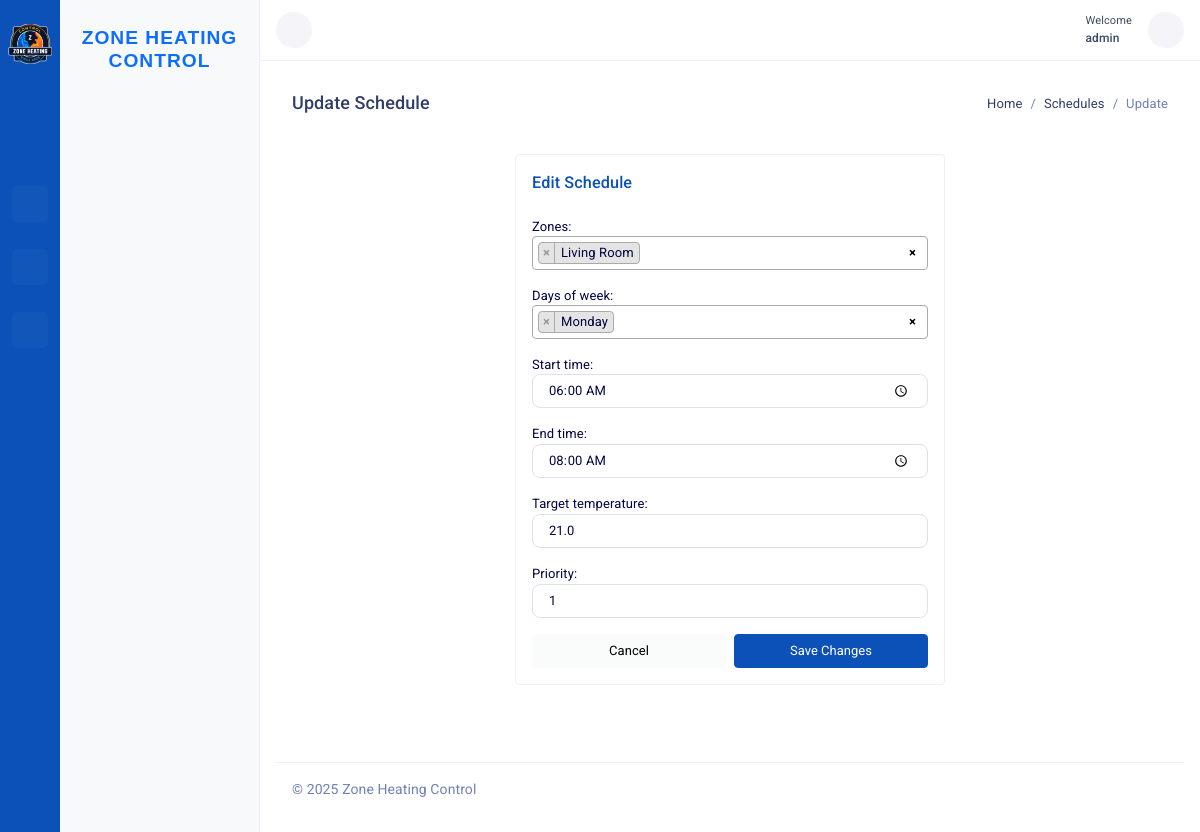
Screenshot of /schedules/edit/1/ (signed in) with the database file from the repository.
### controller/models.py (models this page shows, shortened)
class Schedule(models.Model):
    zone = models.ForeignKey(Zone, on_delete=models.CASCADE)
    day_of_week = models.IntegerField(
        choices=[
            (0, "Monday"),
            (1, "Tuesday"),
            (2, "Wednesday"),
            (3, "Thursday"),
            (4, "Friday"),
            (5, "Saturday"),
            (6, "Sunday"),
        ]
    )
    start_time = models.TimeField()
    end_time = models.TimeField()
    target_temperature = models.FloatField()
    priority = models.PositiveIntegerField(default=0)
    class Meta:
        ordering = ["priority", "start_time"]
        unique_together = (
            "zone",
            "day_of_week",
            "start_time",
            "end_time",
        )

### controller/views.py (the view)
# urls.py: path('schedules/edit/<int:pk>/', ScheduleUpdateView.as_view(), name='schedule_update'),
class ScheduleUpdateView(UpdateView):
    model = Schedule
    form_class = ScheduleForm
    template_name = "controller/partials/_schedule_form.html"
    success_url = reverse_lazy('controller:schedule_list')
    def get_context_data(self, **kwargs):
        context = super().get_context_data(**kwargs)
        overrides = get_active_overrides()
        context.update({
            "overrides": {o.zone.id: o for o in overrides},
            "page_title": "Update Schedule",
            "breadcrumbs": [
                {"name": "Home", "url": "/", "active": False},
                {"name": "Schedules", "url": reverse_lazy(
                    'controller:schedule_list'), "active": False},
                {"name": "Update", "url": None, "active": True},
            ]
        })
        return context
    def get_form_kwargs(self):
        kwargs = super().get_form_kwargs()
        zone_id = self.request.GET.get('zone')
        if zone_id:
            kwargs['initial_zone'] = int(zone_id)
        return kwargs

### controller/models.py (called while the page is built)
    def __str__(self):
        return self.name

### controller/templatetags/form_tags.py (called while the page is built)
@register.filter(name='add_class')
def add_class(field, css):
    return field.as_widget(attrs={"class": css})

### controller/views.py (called while the page is built)
def get_active_overrides():
    now = timezone.now()
    return list(
        ManualOverride.objects.filter(active_from__lte=now).filter(
            Q(active_until__gte=now) | Q(active_until__isnull=True)
        )
    )

### core/context_processors.py (called while the page is built, shortened)
def sidebar_tabs(request):
    if not request.user.is_authenticated:
        return {"SIDEBAR_TABS": []}
    tabs = []
    resolver_match = getattr(request, "resolver_match", None)
    current_url_name = resolver_match.url_name if resolver_match else None
    for tab in SIDEBAR_TABS:
        tab_copy = tab.copy()
        tab_copy["is_active"] = False
        links_copy = []
        for link in tab_copy.get("links", []):
            link_copy = link.copy()
            link_copy["is_active"] = False
            if link.get("url_name") == current_url_name:
                link_copy["is_active"] = True
                tab_copy["is_active"] = True
            children_copy = []
            links_copy.append(link_copy)
        tab_copy["links"] = links_copy
        tabs.append(tab_copy)
    return {"SIDEBAR_TABS": tabs}

### controller/templates/controller/partials/_schedule_form.html (shortened to what this page needs)
{% extends 'controller/base_controller.html' %}
{% load static %}
{% load form_tags %}
{% block content_dashboard %}
<div class="container-fluid py-4">
    <div class="row justify-content-center">
        <div class="col-12 col-md-8 col-lg-6">
            <div class="card">
                <div class="card-header bg-transparent border-0">
                    <h5 class="fw-semibold mb-0 text-primary">
                        {% if object %}Edit Schedule{% else %}Add Schedule{% endif %}
                    </h5>
                </div>
                <div class="card-body">
                    <form method="post">
                        <div class="mb-3">
                            {{ form.zones.label_tag }}
                        </div>
                        <div class="mb-3">
                            {{ form.days_of_week.label_tag }}
                        </div>
                        {% for field in form %}
                        {% if field.name != 'zones' and field.name != 'days_of_week' %}
                        <div class="mb-3">
                            {{ field.label_tag }}
                            {% if field.field.widget.input_type == 'time' %}
                            <div class="position-relative">
                                {{ field|add_class:"form-control" }}
                            </div>
                            {% else %}
                            {{ field|add_class:"form-control" }}
                            {% endif %}
                        </div>
                        {% endif %}
                        {% endfor %}
                        <div class="d-flex justify-content-end gap-2 mt-3">
                            <a href="{% url 'controller:schedule_list' %}" class="btn btn-light">Cancel</a>
                            <button type="submit" class="btn btn-primary">
                                {% if object %}Save Changes{% else %}Add Schedule{% endif %}
                            </button>
                        </div>
                    </form>
                </div>
            </div>
        </div>
    </div>
</div>
{% endblock %}

### core/templates/includes/topbar.html (shortened to what this page needs)
{% load static %}
{% load i18n %}
<div class="topbar">
    <nav class="navbar-custom" id="navbar-custom">
        <ul class="list-unstyled topbar-nav float-end mb-0">
            {% if request.user.is_authenticated %}
            <li class="dropdown">
                <a class="nav-link dropdown-toggle nav-user" data-bs-toggle="dropdown" href="#" role="button"
                    aria-haspopup="false" aria-expanded="false">
                    <div class="d-flex align-items-center">
                        <div>
                            <small class="d-block font-11">{% trans 'Welcome' %}</small>
                            <span class="d-block fw-semibold font-12">
                                {{ request.user.get_full_name|default:request.user.username }}
                                <i class="mdi mdi-chevron-down"></i>
                            </span>
                        </div>
                    </div>
                </a>
            </li>
            <li class="dropdown">
                <a class="nav-link arrow-none nav-icon"
                href="{% url 'core:settings' %}"
                role="button"
                aria-label="Settings">
                    <i class="ti ti-settings"></i>
                </a>
            </li>
            {% endif %}
        </ul>
        <ul class="list-unstyled topbar-nav mb-0">
            <li>
                <button class="nav-link button-menu-mobile nav-icon" id="togglemenu">
                    <i class="ti ti-menu-2"></i>
                </button>
            </li>
        </ul>
    </nav>
</div>

### core/static/assets/css/custom.css (style rules this page uses)
form input.form-control, form select.form-select { border-radius: 8px; box-shadow: none; border-color: #dce1ec; }

### rows the page displays
Schedule: form "06:00:00" "08:00:00", form "21.0" "1"

### other values shown
{{ request.user.get_full_name|default:request.user.username }} "admin"
{{ crumb.name }} "Home" "Schedules"
{{ crumb.name }} "Update"
{{ page_title }} "Update Schedule"
{{ field.label_tag }} "Start time:" "End time:" "Target temperature:" "Priority:"
